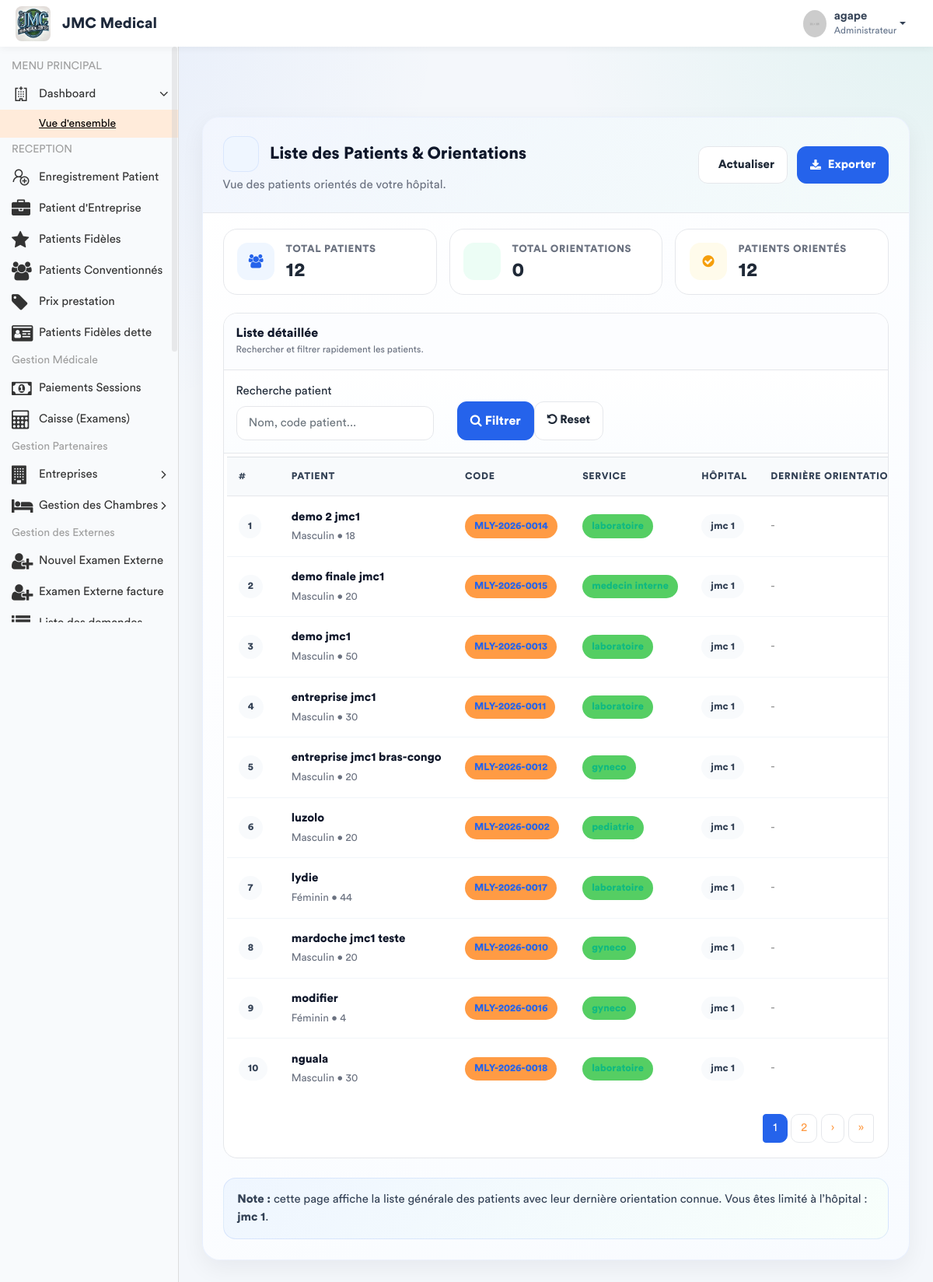
The app's page /patients/orientations/ (signed in), older data.
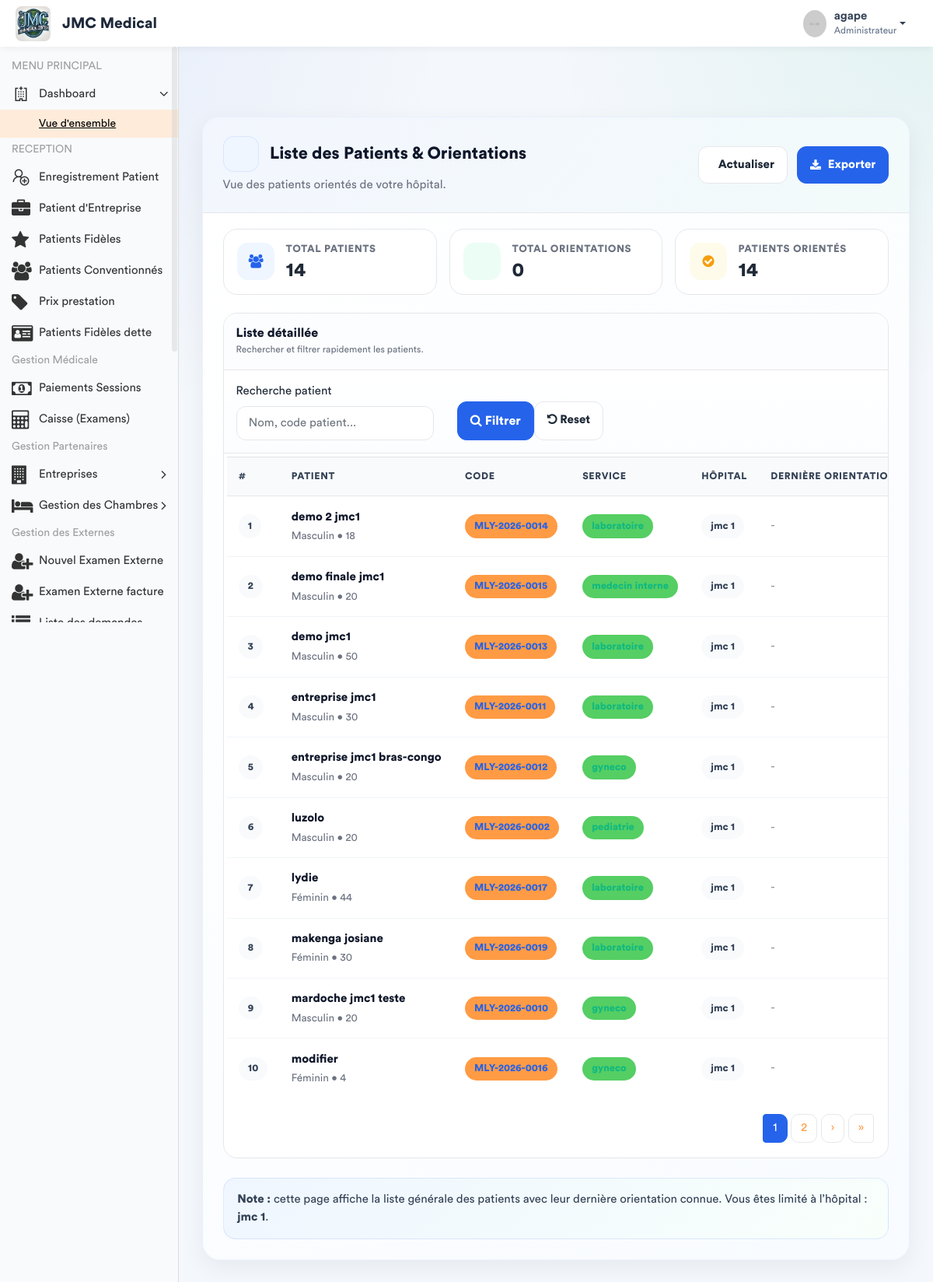
The same page, newer data.
### app/models.py (models this page shows, shortened)
class Patient(models.Model):
    TYPE_CHOICES = [
        ('SIMPLE', 'Patient Simple'),
        ('FIDELE', 'Patient Fidèle'),
        ('CONVENTIONNE', 'Patient Conventionné'),
    ]
    code_patient = models.CharField(max_length=20, unique=True, editable=False)
    noms = models.CharField(max_length=100)
    service = models.ForeignKey('Service', on_delete=models.PROTECT, related_name='patients', null=True)
    sexe = models.CharField(max_length=1, choices=[('M', 'Masculin'), ('F', 'Féminin')])
    age = models.CharField(max_length=30)
    adresse = models.TextField()
    telephone = models.CharField(max_length=20)
    hopital = models.ForeignKey(Hopital , on_delete=models.SET_NULL , related_name= 'patient_hopital', null = True)
    type_patient = models.CharField(max_length=15, choices=TYPE_CHOICES, default='SIMPLE')
    a_carte_fidelite = models.BooleanField(default=False, verbose_name="Possède carte de fidélité")
    entreprise = models.ForeignKey(
        'Entreprise',
        on_delete=models.SET_NULL,
        null=True,
        blank=True,
        related_name='patients',
        verbose_name="Entreprise (si conventionné)"
    )
    fiche_payee = models.BooleanField(default=False)
    created_by = models.ForeignKey(User, on_delete=models.SET_NULL, null=True, related_name='patients_crees')
    date_creation = models.DateTimeField(auto_now_add=True)
    date_modification = models.DateTimeField(auto_now=True)

class Service(models.Model):
    nom = models.CharField(max_length=100, unique=True)
    description = models.TextField(blank=True, null=True)
    date_creation = models.DateTimeField(default=timezone.now)
    class Meta:
        verbose_name = "Service"
        verbose_name_plural = "Services"

class Hopital(models.Model):
    nomH = models.CharField(max_length=30)

### app/views.py (the view)
# urls.py: path("patients/orientations/", liste_patients_orientations_view, name="liste_patients_orientations"),
@login_required
def liste_patients_orientations_view(request):
    role_obj = Fonction.objects.filter(userKey=request.user).select_related("hopital", "fonctionKey").first()
    fonction_key = role_obj.fonctionKey.roleName if role_obj and role_obj.fonctionKey else "Utilisateur"
    user_hopital = role_obj.hopital if role_obj else None
    q = request.GET.get("q", "").strip()
    selected_hopital_id = request.GET.get("hopital", "").strip()
    patients = Patient.objects.select_related("hopital", "service")
    if q:
        patients = patients.filter(
            Q(noms__icontains=q) |
            Q(code_patient__icontains=q)
        )
    if request.user.is_superuser:
        if selected_hopital_id:
            patients = patients.filter(hopital_id=selected_hopital_id)
    else:
        if user_hopital:
            patients = patients.filter(hopital=user_hopital)
        else:
            patients = patients.none()
    patients = patients.order_by("noms")
    orientations = Orientation.objects.select_related(
        "consultation",
        "medecin_orientateur",
        "consultation__triage__patient",
        "hopital",
    ).order_by("-date_orientation")
    if request.user.is_superuser:
        if selected_hopital_id:
            orientations = orientations.filter(hopital_id=selected_hopital_id)
    else:
        if user_hopital:
            orientations = orientations.filter(hopital=user_hopital)
        else:
            orientations = orientations.none()
    if q:
        orientations = orientations.filter(
            Q(consultation__triage__patient__noms__icontains=q) |
            Q(consultation__triage__patient__code_patient__icontains=q)
        )
    derniere_orientation_par_patient = {}
    for orientation in orientations:
        patient = orientation.consultation.triage.patient
        if patient.id not in derniere_orientation_par_patient:
            derniere_orientation_par_patient[patient.id] = orientation
    patients_data = []
    for patient in patients:
        orientation = derniere_orientation_par_patient.get(patient.id)
        patients_data.append({
            "patient": patient,
            "orientation": orientation,
        })
    paginator = Paginator(patients_data, 10)
    page_number = request.GET.get("page")
    page_obj = paginator.get_page(page_number)
    if request.user.is_superuser:
        hopitals = Patient.objects.exclude(hopital__isnull=True).values_list(
            "hopital__id", "hopital__nomH"
        ).distinct().order_by("hopital__nomH")
    else:
        hopitals = []
    return render(request, "back-end/patient/liste_patients_orientations.html", {
        "page_obj": page_obj,
        "patients_data": page_obj.object_list,
        "patients": patients,
        "orientations": orientations,
        "fonctionKey": fonction_key,
        "user_hopital": user_hopital,
        "hopitals": hopitals,
        "selected_hopital_id": selected_hopital_id,
        "q": q,
    })

### app/templates/back-end/patient/liste_patients_orientations.html (shortened to what the changed rows need)
{% load static %}
<!DOCTYPE html>
<html lang="fr">
<head>
    {% include 'back-end/includes/css.html' %}
</head>
<body>
<div class="main-wrapper">
    <div class="page-wrapper">
        <div class="content container-fluid page-shell">
            <div class="hero-card">
                <div class="hero-top">
                    <div>
                        <h1 class="hero-title">
                            <span class="hero-icon"></span>
                            Liste des Patients & Orientations
                        </h1>
                    </div>
                </div>
                <div class="metrics">
                    <div class="metric-grid">
                        <div class="metric-card">
                            <div>
                                <div class="metric-label">Total Patients</div>
                                <div class="metric-value">{{ patients.count }}</div>
                            </div>
                        </div>
                        <div class="metric-card">
                            <div>
                                <div class="metric-label">Patients Orientés</div>
                                <div class="metric-value">{{ page_obj.paginator.count }}</div>
                            </div>
                        </div>
                    </div>
                </div>
                <div class="content-card">
                    <div class="table-wrap table-responsive">
                        <table class="table table-hover align-middle mb-0">
                            <thead>
                                <tr>
                                    <th>#</th>
                                    <th>Patient</th>
                                    <th>Code</th>
                                    <th>Service</th>
                                    <th>Hôpital</th>
                                    <th>Dernière orientation</th>
                                </tr>
                            </thead>
                            <tbody>
                                {% for item in patients_data %}
                                    {% with patient=item.patient orientation=item.orientation %}
                                        <tr>
                                            <td><span class="badge-custom badge-light">{{ forloop.counter }}</span></td>
                                            <td>
                                                <div class="patient-name">{{ patient.noms }}</div>
                                                <div class="patient-meta">
                                                    {% if patient.sexe == 'M' %}Masculin{% else %}Féminin{% endif %}
                                                    {% if patient.age %} • {{ patient.age }}{% endif %}
                                                </div>
                                            </td>
                                            <td><span class="badge-custom badge-primary">{{ patient.code_patient }}</span></td>
                                            <td>
                                                {% if patient.service %}
                                                    <span class="badge-custom badge-success">{{ patient.service.nom }}</span>
                                                {% else %}
                                                    <span class="text-muted">-</span>
                                                {% endif %}
                                            </td>
                                            <td>
                                                {% if patient.hopital %}
                                                    <span class="badge-custom badge-light">{{ patient.hopital.nomH }}</span>
                                                {% else %}
                                                    <span class="text-muted">-</span>
                                                {% endif %}
                                            </td>
                                            <td>
                                                {% if orientation %}
                                                    {{ orientation.date_orientation|date:"d/m/Y H:i" }}
                                                {% else %}
                                                    <span class="text-muted">-</span>
                                                {% endif %}
                                            </td>
                                        </tr>
                                    {% endwith %}
                                {% endfor %}
                            </tbody>
                        </table>
                    </div>
                    <div class="pagination-wrap">
                        <nav aria-label="Pagination patients">
                            <ul class="pagination">
                                {% for num in page_obj.paginator.page_range %}
                                    {% if page_obj.number == num %}
                                        <li class="page-item active"><span class="page-link">{{ num }}</span></li>
                                    {% elif num > page_obj.number|add:'-3' and num < page_obj.number|add:'3' %}
                                        <li class="page-item">
                                            <a class="page-link" href="?page={{ num }}{% if q %}&q={{ q }}{% endif %}{% if selected_hopital_id %}&hopital={{ selected_hopital_id }}{% endif %}">{{ num }}</a>
                                        </li>
                                    {% endif %}
                                {% endfor %}
                            </ul>
                        </nav>
                    </div>
                </div>
            </div>
        </div>
    </div>
</div>
</body>
</html>

Row changes from the older to the newer data that the page shows:
no longer on this page (row unchanged): Patient: patient.noms "nguala", sexe "Masculin", patient.age "30", patient.code_patient "MLY-2026-0018", patient.service.nom "laboratoire", patient.hopital.nomH "jmc 1"
added Patient: patient.noms "makenga josiane", sexe "Féminin", patient.age "30", patient.code_patient "MLY-2026-0019", patient.service.nom "laboratoire", patient.hopital.nomH "jmc 1"
Text that changed along with them:
{{ patients.count }}: "12" → "14"
{{ page_obj.paginator.count }}: "12" → "14"
